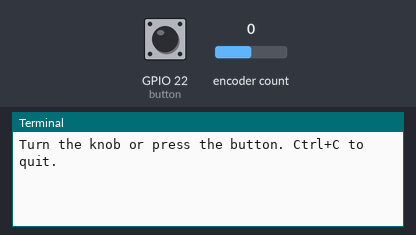
Bench run of a program on a simulated Raspberry Pi (BCM pin numbers). Parts: the last lines printed to the terminal. The test bench sets the inputs (shaded band); at power-on: encoder count 0, GPIO 22 (button) HIGH.

Above: at 1.2 s.
1.3 s: encoder count set to 1
At 1.7 s:
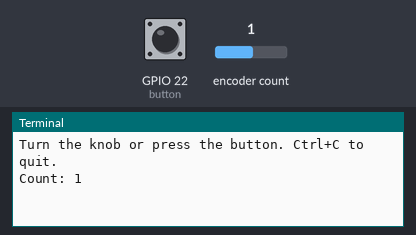
2.8 s: GPIO 22 (button) pulled LOW for 0.15 s
At 4.0 s:
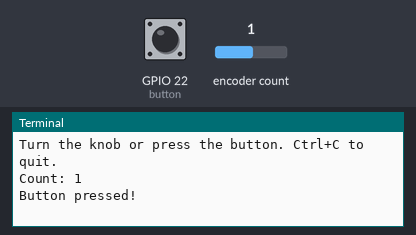
4.4 s: encoder count set to 2
At 5.3 s:
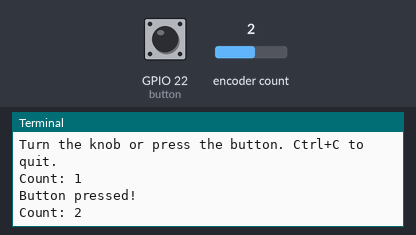

Measured:
- after the input at 1.3 s, the terminal: prints a new line at once (image 1)
- after the input at 2.8 s, the terminal: prints a new line at once (image 2)
- after the input at 4.4 s, the terminal: prints a new line at once (image 3)

The program:

example.py
```python
# Uses gpiozero's RotaryEncoder and Button classes on a Raspberry Pi to print knob step counts and detect button presses via event callbacks.
#
# Buy this module: https://shillehtek.com/products/ky-040-rotary-encoder-module-for-arduino-with-demo-code
# Full manual: https://shillehtek.com/blogs/shillehtek-product-manuals/ky-040-rotary-encoder-module-for-arduino-with-demo-code-manual
# More examples: https://github.com/shillehbean/shillehtek-examples
#

#!/usr/bin/env python3
# KY-040 Rotary Encoder - Raspberry Pi Example
# CLK=GPIO17, DT=GPIO27, SW=GPIO22

from gpiozero import RotaryEncoder, Button
from signal import pause

rotor = RotaryEncoder(17, 27, max_steps=0)
button = Button(22, pull_up=True)

def turned():
    print("Count: {}".format(rotor.steps))

def pressed():
    print("Button pressed!")

rotor.when_rotated = turned
button.when_pressed = pressed

print("Turn the knob or press the button. Ctrl+C to quit.")
pause()
```
